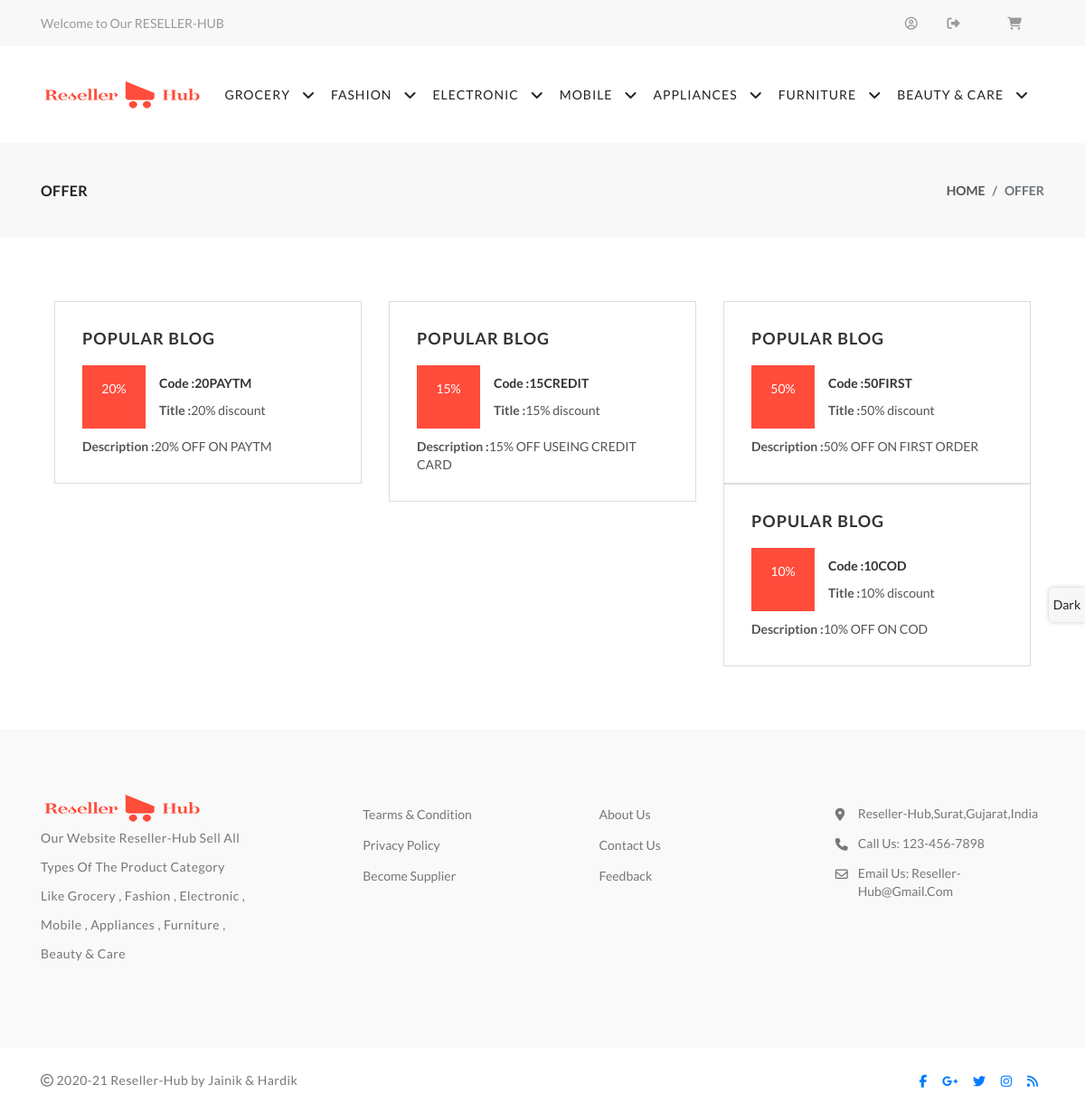
/index.php/customer/offer, run on the app's committed database.
### tables this page shows
CREATE TABLE `category` (
  `c_id` int(11) NOT NULL,
  `c_name` varchar(100) NOT NULL,
  `is_parent` smallint(6) NOT NULL,
  `parent_id` int(11) DEFAULT NULL,
  `status` smallint(6) NOT NULL
);

CREATE TABLE `offer` (
  `offer_id` int(11) NOT NULL,
  `offer_desc` varchar(100) NOT NULL,
  `offer_code` varchar(100) NOT NULL,
  `offer_percentage` int(11) NOT NULL,
  `offer_title` varchar(255) NOT NULL
);

### application/controllers/Customer.php (called while the page is built, shortened)
<?php
class Customer extends CI_Controller {
	public function __construct()
	{
		$this->load->helper('url','form');
		$this->load->database('');
		$this->load->model('Backend');
		$this->load->library('session');
	}
	public function offer()
	{
		$this->db->select('*')->from('offer');
		$data=$this->db->get();
		$get = $data->result();
		$newdata['data'] = $get;
		$this->load->view('frontend/customer/offer',$newdata);
	}
}

### index.php (called while the page is built, shortened)
<?php
require_once BASEPATH.'core/CodeIgniter.php';

### application/views/frontend/customer/offer.php (the view)
<?php
include_once('header.php');
?>
<div class="breadcrumb-section">
    <div class="container">
        <div class="row">
            <div class="col-sm-6">
                <div class="page-title">
                    <h2>Offer</h2>
                </div>
            </div>
            <div class="col-sm-6">
                <nav aria-label="breadcrumb" class="theme-breadcrumb">
                    <ol class="breadcrumb">
                        <li class="breadcrumb-item"><a href="<?php echo base_url();?>customer/offer">Home</a></li>
                        <li class="breadcrumb-item active">Offer</li>
                    </ol>
                </nav>
            </div>
        </div>
    </div>
</div>
<section class="section-b-space blog-page ratio2_3">
    <div class="container">
        <div class="row">
            <div class="col-12">
            <?php
                foreach ($data as $key)
                {
            ?>
            <div class="col-4" style="float:left;">
                 <div class="blog-sidebar">
                    <div class="theme-card">
                        <h4>Popular Blog</h4>
                        <ul class="popular-blog">
                            <li>
                                <div class="media">
                                    <div class="blog-date"><span><?php echo $key->offer_percentage;?>%</span></div>
                                    <div class="media-body align-self-center">
                                        <h6>Code :<?php echo $key->offer_code;?></h6>
                                        <p><b>Title :</b><?php echo $key->offer_title;?></p>
                                    </div>
                                </div>
                                <p><b>Description :</b><?php echo $key->offer_desc;?></p>
                            </li>
                        </ul>
                    </div>
                </div>
            </div>
            <?php
                }
            ?>
            </div>
        </div>
    </div>
</section>
<?php
include_once('footer.php');
?>

### application/views/frontend/customer/header.php (shortened to what this page needs)
<!DOCTYPE html>
<html lang="en">
<head>
    <link rel="stylesheet" type="text/css" href="<?php echo base_url();?>assets/css/fontawesome.css">
    <link rel="stylesheet" type="text/css" href="<?php echo base_url();?>assets/css/slick.css">
    <link rel="stylesheet" type="text/css" href="<?php echo base_url();?>assets/css/slick-theme.css">
    <link rel="stylesheet" type="text/css" href="<?php echo base_url();?>assets/css/animate.css">
    <link rel="stylesheet" type="text/css" href="<?php echo base_url();?>assets/css/themify-icons.css">
    <link rel="stylesheet" type="text/css" href="<?php echo base_url();?>assets/css/bootstrap.css">
    <link rel="stylesheet" type="text/css" href="<?php echo base_url();?>assets/css/color1.css" media="screen" id="color">
<body>
    <header>
        <div class="top-header">
            <div class="container">
                <div class="row">
                    <div class="col-lg-6">
                        <div class="header-contact">
                            <ul>
                                <li>Welcome to Our RESELLER-HUB</li>
                            </ul>
                        </div>
                    </div>
                    <div class="col-lg-6 text-right">
                        <ul class="header-dropdown">
                            <li><i class="fa fa-user-circle-o"></i><?php echo $this->session->userdata('c_email') ?></li>
                            <li><a href="<?php echo base_url();?>Customer/logout"><i class="fa fa-sign-out"></i></a></li>
                            <li><a href="<?php echo base_url();?>Customer/cart"><i class="fa fa-shopping-cart"></i></a></li>
                        </ul>
                    </div>
                </div>
            </div>
        </div>
        <div class="container">
            <div class="row">
                <div class="col-lg-12">
                    <div class="main-menu">
                        <div class="menu-left">
                            <div class="brand-logo">
                                <a href="<?php echo base_url();?>customer/index">
                                    <img src="<?php echo base_url();?>assets/images/icon/logo.png" alt="">
                                </a>
                            </div>
                        </div>
                        <div class="menu-right pull-right">
                            <div>
                                <nav id="main-nav">
                                    <ul id="main-menu" class="sm pixelstrap sm-horizontal">
                                        <?php
                                        $select = $this->db->query("select * from category where is_parent='1'");
                                        foreach ($select->result() as $row)
                                        {
                                        ?>
                                                <li>
                                                    <a  href="<?php echo base_url()."category/".$row->c_id;?>"><?php echo $row->c_name;?></a>
                                                </li>
                                        <?php
                                        }
                                        ?>
                                    </ul>
                                </nav>
                            </div>
                        </div>
                    </div>
                </div>
            </div>
        </div>
    </header>

### data on the page
category: c_name "GROCERY"
category: c_name "FASHION"
category: c_name "ELECTRONIC"
category: c_name "MOBILE"
category: c_name "APPLIANCES"
category: c_name "FURNITURE"
category: c_name "BEAUTY & CARE"
offer: offer_percentage "20", offer_code "20PAYTM", offer_title "20% discount", offer_desc "20% OFF ON PAYTM"
offer: offer_percentage "15", offer_code "15CREDIT", offer_title "15% discount", offer_desc "15% OFF USEING CREDIT CARD"
offer: offer_percentage "50", offer_code "50FIRST", offer_title "50% discount", offer_desc "50% OFF ON FIRST ORDER"
offer: offer_percentage "10", offer_code "10COD", offer_title "10% discount", offer_desc "10% OFF ON COD"
